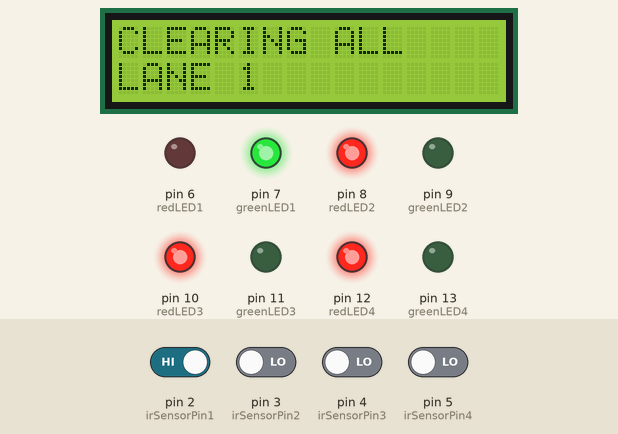
A sketch run on a simulated Arduino Uno, built with avr-gcc and run on an emulated ATmega328P. On the bench: 16×2 character LCD, output pins drawn as LEDs (lit = HIGH). Inputs (shaded band) come from the test bench; at power-on: pin 2 (irSensorPin1) HIGH, pin 3 (irSensorPin2), pin 4 (irSensorPin3), pin 5 (irSensorPin4) LOW.

Above: at 21.4 s.
21.5 s: pin 3 (irSensorPin2) driven HIGH and pin 4 (irSensorPin3) driven HIGH
At 41.1 s:
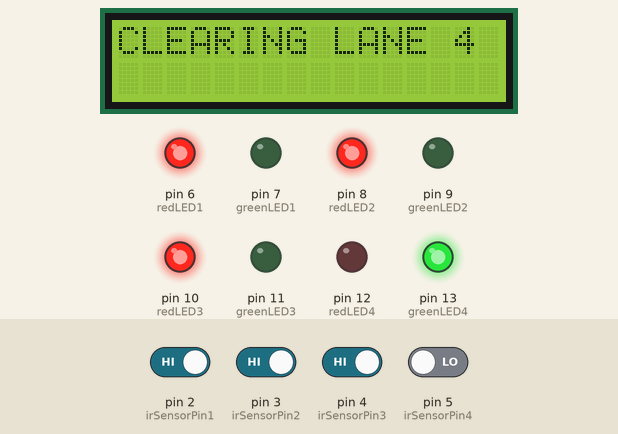
41.6 s: pin 2 (irSensorPin1) driven LOW
At 51.5 s:
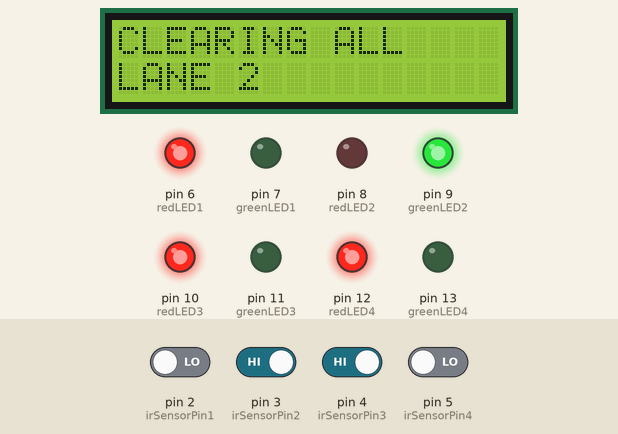
61.6 s: pin 5 (irSensorPin4) driven HIGH
At 65.9 s:
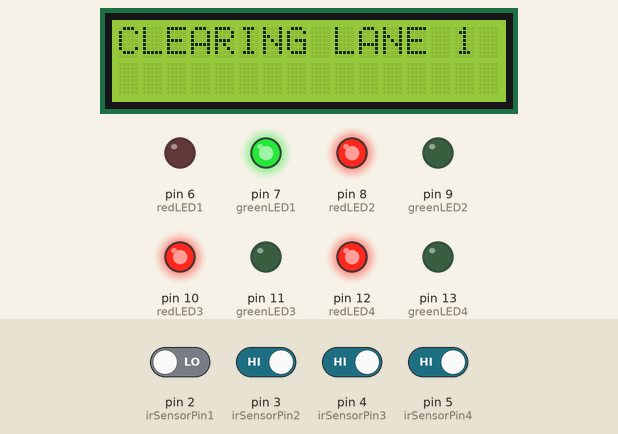
Timing chart, 0 to 67.4 s (numbered marks = the images above; inputs shaded):
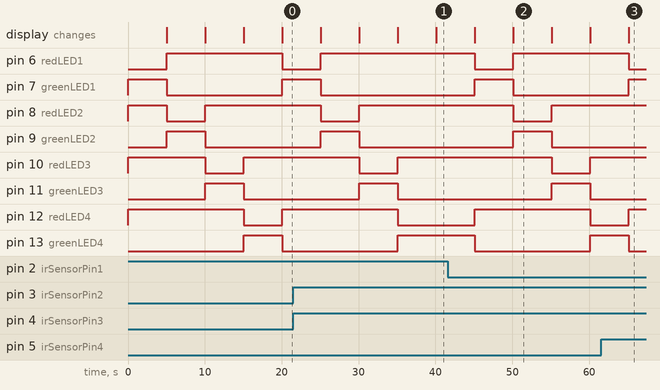

The sketch:

main.ino
```cpp
#include <LiquidCrystal.h>

LiquidCrystal lcd(A0, A1, A2, A3, A4, A5);
const int irSensorPin1 = 2; // IR sensor input pin for lane 1
const int irSensorPin2 = 3; // IR sensor input pin for lane 2
const int irSensorPin3 = 4; // IR sensor input pin for lane 3
const int irSensorPin4 = 5; // IR sensor input pin for lane 4
const int redLED1 = 6; // Red LED pin for traffic signal in lane 1
const int greenLED1 = 7; // Green LED pin for traffic signal in lane 1
const int redLED2 = 8; // Red LED pin for traffic signal in lane 2
const int greenLED2 = 9; // Green LED pin for traffic signal in lane 2
const int redLED3 = 10; // Red LED pin for traffic signal in lane 3
const int greenLED3 = 11; // Green LED pin for traffic signal in lane 3
const int redLED4 = 12; // Red LED pin for traffic signal in lane 4
const int greenLED4 = 13; // Green LED pin for traffic signal in lane 4

int trafficDensity1; // variable to store traffic density for lane 1
int trafficDensity2; // variable to store traffic density for lane 2
int trafficDensity3; // variable to store traffic density for lane 3
int trafficDensity4; // variable to store traffic density for lane 4

void setup() {
  pinMode(irSensorPin1, INPUT);
  pinMode(irSensorPin2, INPUT);
  pinMode(irSensorPin3, INPUT);
  pinMode(irSensorPin4, INPUT);
  pinMode(redLED1, OUTPUT);
  pinMode(greenLED1, OUTPUT);
  pinMode(redLED2, OUTPUT);
  pinMode(greenLED2, OUTPUT);
  pinMode(redLED3, OUTPUT);
  pinMode(greenLED3, OUTPUT);
  pinMode(redLED4, OUTPUT);
  pinMode(greenLED4, OUTPUT);
  // Set up the LCD's number of columns and rows:
  lcd.begin(16, 2);

  // Print a message to the LCD.

  Serial.begin(9600);

}

void loop() {
  // Measure traffic density using IR sensors for both lanes
  trafficDensity1 = digitalRead(irSensorPin1);
  trafficDensity2 = digitalRead(irSensorPin2);
  trafficDensity3 = digitalRead(irSensorPin3);
  trafficDensity4 = digitalRead(irSensorPin4);


  // Set the traffic signal timing based on the traffic density in both lanes
  if (trafficDensity1 == 0 && trafficDensity2 == 1 && trafficDensity3 == 1 && trafficDensity4 == 1) {

    // CLEAR LANE 1
    digitalWrite(redLED1, LOW);
    digitalWrite(greenLED1, HIGH);
    digitalWrite(redLED2, HIGH);
    digitalWrite(greenLED2, LOW);
    digitalWrite(redLED3, HIGH);
    digitalWrite(greenLED3, LOW);
    digitalWrite(redLED4, HIGH);
    digitalWrite(greenLED4, LOW);
    lcd.print("CLEARING LANE 1");

    delay(5000);
    lcd.clear();
  }
  else if (trafficDensity1 == 1 && trafficDensity2 == 0 && trafficDensity3 == 1 && trafficDensity4 == 1) {

     // CLEAR LANE 2
     digitalWrite(redLED1, HIGH);
    digitalWrite(greenLED1, LOW);
    digitalWrite(redLED2, LOW);
    digitalWrite(greenLED2, HIGH);
    digitalWrite(redLED3, HIGH);
    digitalWrite(greenLED3, LOW);
    digitalWrite(redLED4, HIGH);
    digitalWrite(greenLED4, LOW);
    lcd.print("CLEARING LANE 2");

    delay(5000);
    lcd.clear();
  }
  else if (trafficDensity1 == 1 && trafficDensity2 == 1 && trafficDensity3 == 0 && trafficDensity4 == 1) {

    // CLEAR LANE 3
    digitalWrite(redLED1, HIGH);
    digitalWrite(greenLED1, LOW);
    digitalWrite(redLED2, HIGH);
    digitalWrite(greenLED2, LOW);
    digitalWrite(redLED3, LOW);
    digitalWrite(greenLED3, HIGH);
    digitalWrite(redLED4, HIGH);
    digitalWrite(greenLED4, LOW);
    lcd.print("CLEARING LANE 3");

    delay(5000);
    lcd.clear();

  }
  else if(trafficDensity1 == 1 && trafficDensity2 == 1 && trafficDensity3 == 1 && trafficDensity4 == 0){

     // CLEAR LANE 4
     digitalWrite(redLED1, HIGH);
    digitalWrite(greenLED1, LOW);
    digitalWrite(redLED2, HIGH);
    digitalWrite(greenLED2, LOW);
    digitalWrite(redLED3, HIGH);
    digitalWrite(greenLED3, LOW);
    digitalWrite(redLED4, LOW);
    digitalWrite(greenLED4, HIGH);
    lcd.print("CLEARING LANE 4");

    delay(5000);
    lcd.clear();

    }
    else{
    // CLEAR ALL THE LANES

    // CLEAR LANE 1
    digitalWrite(redLED1, LOW);
    digitalWrite(greenLED1, HIGH);
    digitalWrite(redLED2, HIGH);
    digitalWrite(greenLED2, LOW);
    digitalWrite(redLED3, HIGH);
    digitalWrite(greenLED3, LOW);
    digitalWrite(redLED4, HIGH);
    digitalWrite(greenLED4, LOW);
    lcd.setCursor(0, 0); // Set the cursor to the first column of the first row
    lcd.print("CLEARING ALL");
    lcd.setCursor(0, 1); // Set the cursor to the second column of the first row
    lcd.print("LANE 1");
    delay(5000);
    lcd.clear();

    // CLEAR LANE 2
     digitalWrite(redLED1, HIGH);
    digitalWrite(greenLED1, LOW);
    digitalWrite(redLED2, LOW);
    digitalWrite(greenLED2, HIGH);
    digitalWrite(redLED3, HIGH);
    digitalWrite(greenLED3, LOW);
    digitalWrite(redLED4, HIGH);
    digitalWrite(greenLED4, LOW);
    lcd.setCursor(0, 0); // Set the cursor to the first column of the first row
    lcd.print("CLEARING ALL");
    lcd.setCursor(0, 1); // Set the cursor to the second column of the first row
    lcd.print("LANE 2");
    delay(5000);
    lcd.clear();

    // CLEAR LANE 3
    digitalWrite(redLED1, HIGH);
    digitalWrite(greenLED1, LOW);
    digitalWrite(redLED2, HIGH);
    digitalWrite(greenLED2, LOW);
    digitalWrite(redLED3, LOW);
    digitalWrite(greenLED3, HIGH);
    digitalWrite(redLED4, HIGH);
    digitalWrite(greenLED4, LOW);
    lcd.setCursor(0, 0); // Set the cursor to the first column of the first row
    lcd.print("CLEARING ALL");
    lcd.setCursor(0, 1); // Set the cursor to the second column of the first row
    lcd.print("LANE 3");
    delay(5000);
    lcd.clear();

    // CLEAR LANE 4
     digitalWrite(redLED1, HIGH);
    digitalWrite(greenLED1, LOW);
    digitalWrite(redLED2, HIGH);
    digitalWrite(greenLED2, LOW);
    digitalWrite(redLED3, HIGH);
    digitalWrite(greenLED3, LOW);
    digitalWrite(redLED4, LOW);
    digitalWrite(greenLED4, HIGH);
    lcd.setCursor(0, 0); // Set the cursor to the first column of the first row
    lcd.print("CLEARING ALL");
    lcd.setCursor(0, 1); // Set the cursor to the second column of the first row
    lcd.print("LANE 4");
    delay(5000);
    lcd.clear();


    }
   }
```

Measured:
- after the input at 21.5 s, pin 6 (redLED1): goes on until 25.1 s, then stays HIGH; pin 7 (greenLED1): goes on until 25.1 s, then stays LOW; pin 12 (redLED4): goes on until 35.1 s, then stays LOW; pin 13 (greenLED4): goes on until 35.1 s, then stays HIGH; the display: first differs from a run without the input after 18.6 s (image 1)
- after the input at 41.6 s, pin 6 (redLED1): HIGH → LOW after 3.5 s, → HIGH 5.0 s later; pin 7 (greenLED1): LOW → HIGH after 3.5 s, → LOW 5.0 s later
- after the input at 61.6 s, pin 6 (redLED1): goes on until 65.1 s, then stays LOW; pin 7 (greenLED1): goes on until 65.1 s, then stays HIGH
- what the display in image 2 shows lasts 5.0 s, from 50.1 s to 55.1 s
